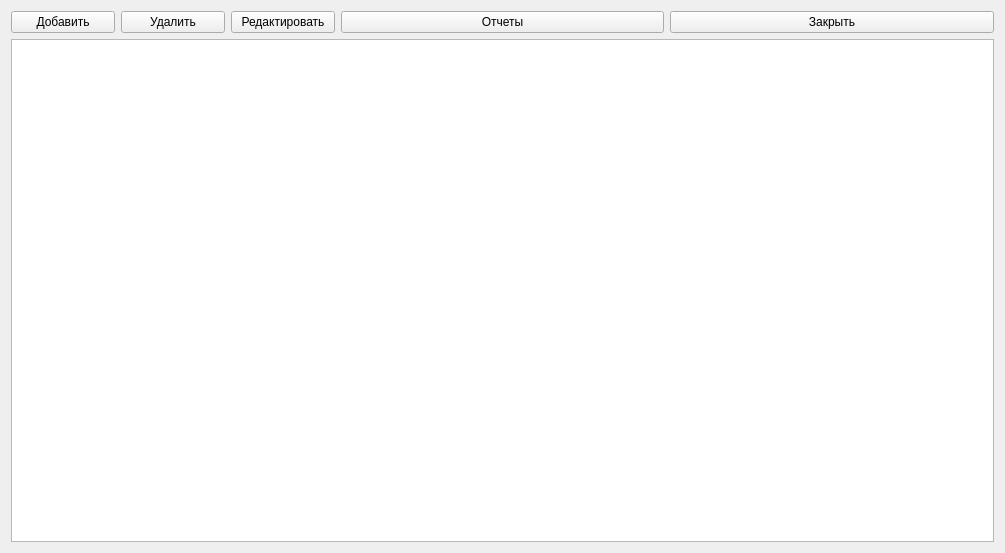
<?xml version="1.0" encoding="UTF-8"?>
<ui version="4.0">
 <class>Form</class>
 <widget class="QWidget" name="Form">
  <property name="enabled">
   <bool>true</bool>
  </property>
  <property name="geometry">
   <rect>
    <x>0</x>
    <y>0</y>
    <width>1005</width>
    <height>553</height>
   </rect>
  </property>
  <property name="windowTitle">
   <string>Form</string>
  </property>
  <layout class="QGridLayout" name="gridLayout">
   <item row="0" column="2">
    <widget class="QPushButton" name="btnCloseMainForm">
     <property name="text">
      <string>Закрыть</string>
     </property>
    </widget>
   </item>
   <item row="0" column="0">
    <layout class="QHBoxLayout" name="horizontalLayout">
     <item>
      <widget class="QPushButton" name="btnAddRecord">
       <property name="text">
        <string>Добавить</string>
       </property>
      </widget>
     </item>
     <item>
      <widget class="QPushButton" name="btnDelRecord">
       <property name="text">
        <string>Удалить</string>
       </property>
      </widget>
     </item>
     <item>
      <widget class="QPushButton" name="btnEditRecord">
       <property name="text">
        <string>Редактировать</string>
       </property>
      </widget>
     </item>
    </layout>
   </item>
   <item row="1" column="0" colspan="3">
    <widget class="QTableView" name="tvMain">
     <property name="sizePolicy">
      <sizepolicy hsizetype="Expanding" vsizetype="Expanding">
       <horstretch>0</horstretch>
       <verstretch>0</verstretch>
      </sizepolicy>
     </property>
     <property name="editTriggers">
      <set>QAbstractItemView::NoEditTriggers</set>
     </property>
     <attribute name="horizontalHeaderCascadingSectionResizes">
      <bool>false</bool>
     </attribute>
     <attribute name="horizontalHeaderShowSortIndicator" stdset="0">
      <bool>false</bool>
     </attribute>
     <attribute name="horizontalHeaderStretchLastSection">
      <bool>true</bool>
     </attribute>
     <attribute name="verticalHeaderVisible">
      <bool>true</bool>
     </attribute>
     <attribute name="verticalHeaderStretchLastSection">
      <bool>true</bool>
     </attribute>
    </widget>
   </item>
   <item row="0" column="1">
    <widget class="QPushButton" name="btnReports">
     <property name="text">
      <string>Отчеты</string>
     </property>
    </widget>
   </item>
  </layout>
 </widget>
 <resources/>
 <connections/>
</ui>
